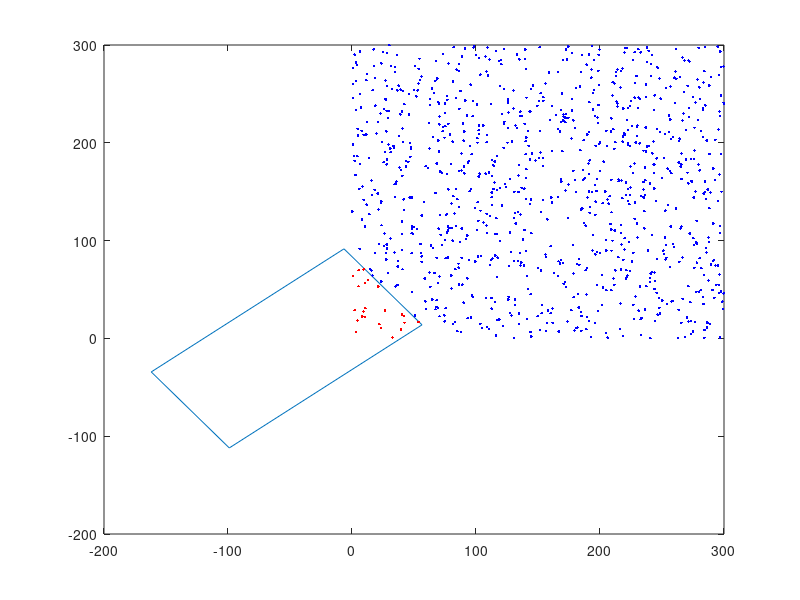

Write MATLAB code to recreate this figure.
% Create random rectangle
% If P1 = (x1,y1), P2 = (x2,y2), P3 = (x3,y3) and P4 = (x4,y4) are four vertices of your rectangle 
%(where P2-P1 = P3-P4 and dot(P2-P1,P3-P1) = 0 must hold), then do this:
% Source: https://groups.google.com/forum/#!topic/comp.soft-sys.matlab/pSJMBcN4UEU
% P1 = randn(1,2); P2 = randn(1,2);
% P4 = P1 + 2*rand*(P2-P1)*[0 1;-1 0]; % Right angle corners
% P3 = P4-P1+P2;

angle = 39; % 130 - 90
P1 = [50*sind(angle)+25,50*cosd(angle)-25]; P2 = [-50*sind(angle)+25,150*cosd(angle)-25];
P4 = P1 + 2*(P2-P1)*[0 1;-1 0]; % Right angle corners
P3 = P4-P1+P2;

% Random fill points
n = 4096; % <-- choose the total number of fill points
s = rand(n,1); t = rand(n,1);
P = repmat(P1,n,1) + s*(P2-P1)+t*(P4-P1);

% Plot it
R = [P1;P2;P3;P4;P1];
plot(R(:,1),R(:,2),'m-',P(:,1),P(:,2),'y.')
axis equal


R_x = R(1:5,1)';
R_y = R(1:5,2)';
x = rand(1000,1)*300; y = rand(1000,1)*300;
in = inpolygon(x,y,R_x,R_y);
plot(R_x,R_y,x(in),y(in),'.r',x(~in),y(~in),'.b')
